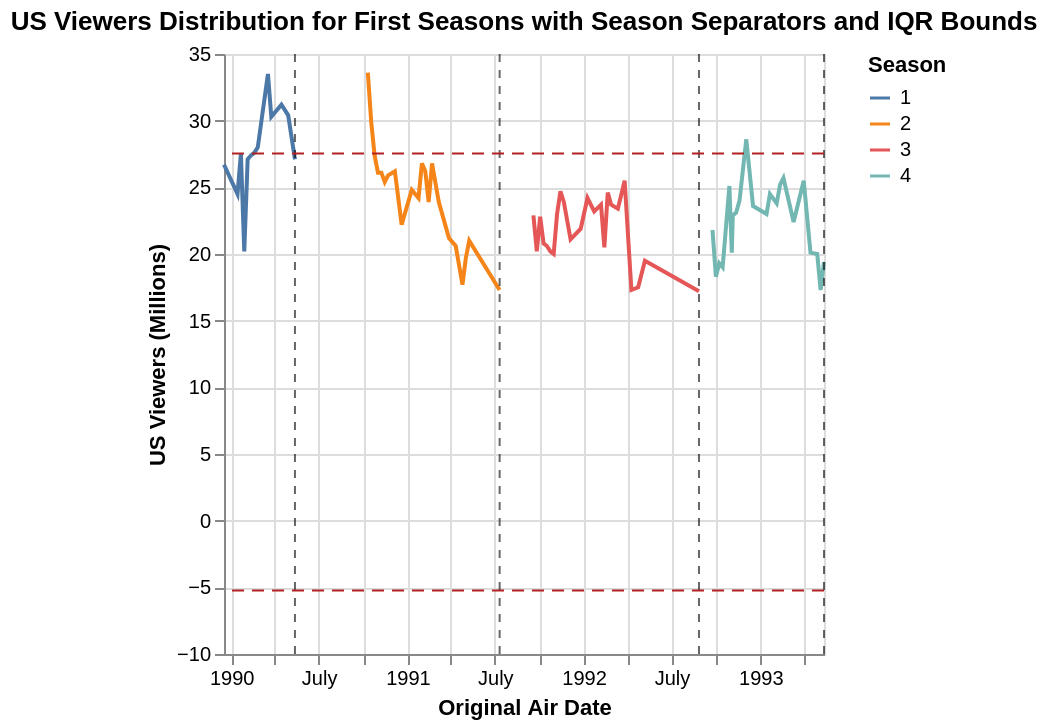

Notebook code cell kept with this figure:
### Code cell
# Ensure IQR bounds for viewers exist
if "lb" not in globals() or "ub" not in globals():
    outliers_viewers = count_outliers_iqr(df, "us_viewers_in_millions")
    lb = outliers_viewers[2]
    ub = outliers_viewers[3]

first_seasons = df[df["season"] < 5].copy()
first_seasons = first_seasons.sort_values(["season", "original_air_date"])

# Connect lines by removing null viewer values
line = (
    alt.Chart(first_seasons)
    .transform_filter("isValid(datum.us_viewers_in_millions)")
    .mark_line()
    .encode(
        x=alt.X("original_air_date:T", title="Original Air Date"),
        y=alt.Y("us_viewers_in_millions:Q", title="US Viewers (Millions)"),
        color=alt.Color("season:N", title="Season")
    )
)

# Vertical separators at the last episode of each season
season_separators = alt.Chart(
    first_seasons[first_seasons["is_last_episode"] == 1]
).mark_rule(color="black", strokeDash=[4, 4], opacity=0.6).encode(
    x=alt.X("original_air_date:T")
)

# Horizontal lower/upper bounds
bounds_df = pd.DataFrame(
    {
        "bound": [lb, ub],
        "label": ["Lower bound", "Upper bound"]
    }
)
bounds = alt.Chart(bounds_df).mark_rule(color="firebrick", strokeDash=[6, 4]).encode(
    y=alt.Y("bound:Q"),
    detail="label:N",
    tooltip=["label:N", alt.Tooltip("bound:Q", format=".2f")]
 )

chart = (line + season_separators + bounds).properties(
    title="US Viewers Distribution for First Seasons with Season Separators and IQR Bounds"
 )

chart

### Figure 1 — Vega-Lite specification as saved in the notebook (floating-point values rounded to 4 significant figures)
{"config": {"view": {"continuousWidth": 300, "continuousHeight": 300}}, "layer": [{"data": {"name": "data-25d1def4d991402346eff950f33eb26d"}, "mark": {"type": "line"}, "encoding": {"color": {"field": "season", "title": "Season", "type": "nominal"}, "x": {"field": "original_air_date", "title": "Original Air Date", "type": "temporal"}, "y": {"field": "us_viewers_in_millions", "title": "US Viewers (Millions)", "type": "quantitative"}}, "transform": [{"filter": "isValid(datum.us_viewers_in_millions)"}]}, {"data": {"name": "data-8a297f69aac44b91bb11f5d307fdea2b"}, "mark": {"type": "rule", "color": "black", "opacity": 0.6, "strokeDash": [4, 4]}, "encoding": {"x": {"field": "original_air_date", "type": "temporal"}}}, {"data": {"name": "data-a21eb7a14d68d1631b75f22d06e70cc9"}, "mark": {"type": "rule", "color": "firebrick", "strokeDash": [6, 4]}, "encoding": {"detail": {"field": "label", "type": "nominal"}, "tooltip": [{"field": "label", "type": "nominal"}, {"field": "bound", "format": ".2f", "type": "quantitative"}], "y": {"field": "bound", "type": "quantitative"}}}], "title": "US Viewers Distribution for First Seasons with Season Separators and IQR Bounds", "$schema": "https://vega.github.io/schema/vega-lite/v5.20.1.json", "datasets": {"data-25d1def4d991402346eff950f33eb26d": [{"season": 1, "number_in_season": 1, "original_air_date": "1989-12-17T00:00:00", "day_aired": "Sunday", "imdb_rating": 8.2, "us_viewers_in_millions": 26.7, "views": 171400.0, "title": "Simpsons Roasting on an Open Fire", "is_last_episode": 0}, {"season": 1, "number_in_season": 2, "original_air_date": "1990-01-14T00:00:00", "day_aired": "Sunday", "imdb_rating": 7.8, "us_viewers_in_millions": 24.5, "views": 91420.0, "title": "Bart the Genius", "is_last_episode": 0}, {"season": 1, "number_in_season": 3, "original_air_date": "1990-01-21T00:00:00", "day_aired": "Sunday", "imdb_rating": 7.5, "us_viewers_in_millions": 27.5, "views": 78070.0, "title": "Homer's Odyssey", "is_last_episode": 0}, {"season": 1, "number_in_season": 4, "original_air_date": "1990-01-28T00:00:00", "day_aired": "Sunday", "imdb_rating": 7.8, "us_viewers_in_millions": 20.2, "views": 67380.0, "title": "There's No Disgrace Like Home", "is_last_episode": 0}, {"season": 1, "number_in_season": 5, "original_air_date": "1990-02-04T00:00:00", "day_aired": "Sunday", "imdb_rating": 8.1, "us_viewers_in_millions": 27.1, "views": 63130.0, "title": "Bart the General", "is_last_episode": 0}, {"season": 1, "number_in_season": 6, "original_air_date": "1990-02-11T00:00:00", "day_aired": "Sunday", "imdb_rating": 7.6, "us_viewers_in_millions": 27.4, "views": 55360.0, "title": "Moaning Lisa", "is_last_episode": 0}, {"season": 1, "number_in_season": 7, "original_air_date": "1990-02-18T00:00:00", "day_aired": "Sunday", "imdb_rating": 7.9, "us_viewers_in_millions": 27.6, "views": 57790.0, "title": "The Call of the Simpsons", "is_last_episode": 0}, {"season": 1, "number_in_season": 8, "original_air_date": "1990-02-25T00:00:00", "day_aired": "Sunday", "imdb_rating": 7.7, "us_viewers_in_millions": 28.0, "views": 66310.0, "title": "The Telltale Head", "is_last_episode": 0}, {"season": 1, "number_in_season": 9, "original_air_date": "1990-03-18T00:00:00", "day_aired": "Sunday", "imdb_rating": 7.5, "us_viewers_in_millions": 33.5, "views": 64780.0, "title": "Life on the Fast Lane", "is_last_episode": 0}, {"season": 1, "number_in_season": 10, "original_air_date": "1990-03-25T00:00:00", "day_aired": "Sunday", "imdb_rating": 7.4, "us_viewers_in_millions": 30.3, "views": 50820.0, "title": "Homer's Night Out", "is_last_episode": 0}, {"season": 1, "number_in_season": 11, "original_air_date": "1990-04-15T00:00:00", "day_aired": "Sunday", "imdb_rating": 7.8, "us_viewers_in_millions": 31.2, "views": 60460.0, "title": "The Crepes of Wrath", "is_last_episode": 0}, {"season": 1, "number_in_season": 12, "original_air_date": "1990-04-29T00:00:00", "day_aired": "Sunday", "imdb_rating": 8.3, "us_viewers_in_millions": 30.4, "views": 62560.0, "title": "Krusty Gets Busted", "is_last_episode": 0}, {"season": 1, "number_in_season": 13, "original_air_date": "1990-05-13T00:00:00", "day_aired": "Sunday", "imdb_rating": 7.9, "us_viewers_in_millions": 27.1, "views": 57590.0, "title": "Some Enchanted Evening", "is_last_episode": 1}, {"season": 2, "number_in_season": 1, "original_air_date": "1990-10-11T00:00:00", "day_aired": "Thursday", "imdb_rating": 8.2, "us_viewers_in_millions": 33.6, "views": 59580.0, "title": "Bart Gets an \"F\"", "is_last_episode": 0}, {"season": 2, "number_in_season": 2, "original_air_date": "1990-10-18T00:00:00", "day_aired": "Thursday", "imdb_rating": 8.3, "us_viewers_in_millions": 29.9, "views": 58550.0, "title": "Simpson and Delilah", "is_last_episode": 0}, {"season": 2, "number_in_season": 3, "original_air_date": "1990-10-25T00:00:00", "day_aired": "Thursday", "imdb_rating": 8.2, "us_viewers_in_millions": 27.4, "views": 130300.0, "title": "Treehouse of Horror", "is_last_episode": 0}, {"season": 2, "number_in_season": 4, "original_air_date": "1990-11-01T00:00:00", "day_aired": "Thursday", "imdb_rating": 8.1, "us_viewers_in_millions": 26.1, "views": 64960.0, "title": "Two Cars in Every Garage and Three Eyes on Every Fish", "is_last_episode": 0}, {"season": 2, "number_in_season": 5, "original_air_date": "1990-11-08T00:00:00", "day_aired": "Thursday", "imdb_rating": 7.5, "us_viewers_in_millions": 26.1, "views": 49000.0, "title": "Dancin' Homer", "is_last_episode": 0}, {"season": 2, "number_in_season": 6, "original_air_date": "1990-11-15T00:00:00", "day_aired": "Thursday", "imdb_rating": 8.0, "us_viewers_in_millions": 25.4, "views": 50690.0, "title": "Dead Putting Society", "is_last_episode": 0}, {"season": 2, "number_in_season": 7, "original_air_date": "1990-11-22T00:00:00", "day_aired": "Thursday", "imdb_rating": 7.7, "us_viewers_in_millions": 25.9, "views": 47540.0, "title": "Bart vs. Thanksgiving", "is_last_episode": 0}, {"season": 2, "number_in_season": 8, "original_air_date": "1990-12-06T00:00:00", "day_aired": "Thursday", "imdb_rating": 8.4, "us_viewers_in_millions": 26.2, "views": 57600.0, "title": "Bart the Daredevil", "is_last_episode": 0}, {"season": 2, "number_in_season": 9, "original_air_date": "1990-12-20T00:00:00", "day_aired": "Thursday", "imdb_rating": 8.1, "us_viewers_in_millions": 22.2, "views": 55410.0, "title": "Itchy & Scratchy & Marge", "is_last_episode": 0}, {"season": 2, "number_in_season": 10, "original_air_date": "1991-01-10T00:00:00", "day_aired": "Thursday", "imdb_rating": 7.8, "us_viewers_in_millions": 24.8, "views": 56490.0, "title": "Bart Gets Hit by a Car", "is_last_episode": 0}, {"season": 2, "number_in_season": 11, "original_air_date": "1991-01-24T00:00:00", "day_aired": "Thursday", "imdb_rating": 8.8, "us_viewers_in_millions": 24.2, "views": 50210.0, "title": "One Fish, Two Fish, Blowfish, Blue Fish", "is_last_episode": 0}, {"season": 2, "number_in_season": 12, "original_air_date": "1991-01-31T00:00:00", "day_aired": "Thursday", "imdb_rating": 8.2, "us_viewers_in_millions": 26.8, "views": 51180.0, "title": "The Way We Was", "is_last_episode": 0}, {"season": 2, "number_in_season": 13, "original_air_date": "1991-02-07T00:00:00", "day_aired": "Thursday", "imdb_rating": 8.0, "us_viewers_in_millions": 26.2, "views": 58280.0, "title": "Homer vs. Lisa and the 8th Commandment", "is_last_episode": 0}, {"season": 2, "number_in_season": 14, "original_air_date": "1991-02-14T00:00:00", "day_aired": "Thursday", "imdb_rating": 7.5, "us_viewers_in_millions": 23.9, "views": 46820.0, "title": "Principal Charming", "is_last_episode": 0}, {"season": 2, "number_in_season": 15, "original_air_date": "1991-02-21T00:00:00", "day_aired": "Thursday", "imdb_rating": 8.2, "us_viewers_in_millions": 26.8, "views": 47430.0, "title": "Oh Brother, Where Art Thou?", "is_last_episode": 0}, {"season": 2, "number_in_season": 16, "original_air_date": "1991-03-07T00:00:00", "day_aired": "Thursday", "imdb_rating": 7.5, "us_viewers_in_millions": 23.9, "views": 47780.0, "title": "Bart's Dog Gets an \"F\"", "is_last_episode": 0}, {"season": 2, "number_in_season": 17, "original_air_date": "1991-03-28T00:00:00", "day_aired": "Thursday", "imdb_rating": 7.6, "us_viewers_in_millions": 21.2, "views": 44330.0, "title": "Old Money", "is_last_episode": 0}, {"season": 2, "number_in_season": 18, "original_air_date": "1991-04-11T00:00:00", "day_aired": "Thursday", "imdb_rating": 8.0, "us_viewers_in_millions": 20.6, "views": 58560.0, "title": "Brush with Greatness", "is_last_episode": 0}, {"season": 2, "number_in_season": 19, "original_air_date": "1991-04-25T00:00:00", "day_aired": "Thursday", "imdb_rating": 8.5, "us_viewers_in_millions": 17.7, "views": 52770.0, "title": "Lisa's Substitute", "is_last_episode": 0}, {"season": 2, "number_in_season": 20, "original_air_date": "1991-05-02T00:00:00", "day_aired": "Thursday", "imdb_rating": 7.9, "us_viewers_in_millions": 19.7, "views": 52000.0, "title": "The War of the Simpsons", "is_last_episode": 0}, {"season": 2, "number_in_season": 21, "original_air_date": "1991-05-09T00:00:00", "day_aired": "Thursday", "imdb_rating": 8.4, "us_viewers_in_millions": 21.0, "views": 50400.0, "title": "Three Men and a Comic Book", "is_last_episode": 0}, {"season": 2, "number_in_season": 22, "original_air_date": "1991-07-11T00:00:00", "day_aired": "Thursday", "imdb_rating": 8.0, "us_viewers_in_millions": 17.3, "views": 52830.0, "title": "Blood Feud", "is_last_episode": 1}, {"season": 3, "number_in_season": 1, "original_air_date": "1991-09-19T00:00:00", "day_aired": "Thursday", "imdb_rating": 8.6, "us_viewers_in_millions": 22.9, "views": 55240.0, "title": "Stark Raving Dad", "is_last_episode": 0}, {"season": 3, "number_in_season": 2, "original_air_date": "1991-09-26T00:00:00", "day_aired": "Thursday", "imdb_rating": 7.7, "us_viewers_in_millions": 20.2, "views": 52100.0, "title": "Mr. Lisa Goes to Washington", "is_last_episode": 0}, {"season": 3, "number_in_season": 3, "original_air_date": "1991-10-03T00:00:00", "day_aired": "Thursday", "imdb_rating": 8.2, "us_viewers_in_millions": 22.8, "views": 53500.0, "title": "When Flanders Failed", "is_last_episode": 0}, {"season": 3, "number_in_season": 4, "original_air_date": "1991-10-10T00:00:00", "day_aired": "Thursday", "imdb_rating": 8.7, "us_viewers_in_millions": 20.8, "views": 64340.0, "title": "Bart the Murderer", "is_last_episode": 0}, {"season": 3, "number_in_season": 5, "original_air_date": "1991-10-17T00:00:00", "day_aired": "Thursday", "imdb_rating": 8.5, "us_viewers_in_millions": 20.6, "views": 50600.0, "title": "Homer Defined", "is_last_episode": 0}, {"season": 3, "number_in_season": 6, "original_air_date": "1991-10-24T00:00:00", "day_aired": "Thursday", "imdb_rating": 7.7, "us_viewers_in_millions": 20.2, "views": 45590.0, "title": "Like Father, Like Clown", "is_last_episode": 0}, {"season": 3, "number_in_season": 7, "original_air_date": "1991-10-31T00:00:00", "day_aired": "Thursday", "imdb_rating": 8.2, "us_viewers_in_millions": 20.0, "views": 103000.0, "title": "Treehouse of Horror II", "is_last_episode": 0}, {"season": 3, "number_in_season": 8, "original_air_date": "1991-11-07T00:00:00", "day_aired": "Thursday", "imdb_rating": 7.9, "us_viewers_in_millions": 23.0, "views": 53090.0, "title": "Lisa's Pony", "is_last_episode": 0}, {"season": 3, "number_in_season": 9, "original_air_date": "1991-11-14T00:00:00", "day_aired": "Thursday", "imdb_rating": 7.9, "us_viewers_in_millions": 24.7, "views": 55810.0, "title": "Saturdays of Thunder", "is_last_episode": 0}, {"season": 3, "number_in_season": 10, "original_air_date": "1991-11-21T00:00:00", "day_aired": "Thursday", "imdb_rating": 8.8, "us_viewers_in_millions": 23.9, "views": 58970.0, "title": "Flaming Moe's", "is_last_episode": 0}, {"season": 3, "number_in_season": 11, "original_air_date": "1991-12-05T00:00:00", "day_aired": "Thursday", "imdb_rating": 8.2, "us_viewers_in_millions": 21.1, "views": 55990.0, "title": "Burns Verkaufen der Kraftwerk", "is_last_episode": 0}, {"season": 3, "number_in_season": 12, "original_air_date": "1991-12-26T00:00:00", "day_aired": "Thursday", "imdb_rating": 8.2, "us_viewers_in_millions": 21.9, "views": 47880.0, "title": "I Married Marge", "is_last_episode": 0}, {"season": 3, "number_in_season": 13, "original_air_date": "1992-01-09T00:00:00", "day_aired": "Thursday", "imdb_rating": 8.5, "us_viewers_in_millions": 24.2, "views": 58920.0, "title": "Radio Bart", "is_last_episode": 0}, {"season": 3, "number_in_season": 14, "original_air_date": "1992-01-23T00:00:00", "day_aired": "Thursday", "imdb_rating": 8.0, "us_viewers_in_millions": 23.2, "views": 49460.0, "title": "Lisa the Greek", "is_last_episode": 0}, {"season": 3, "number_in_season": 15, "original_air_date": "1992-02-06T00:00:00", "day_aired": "Thursday", "imdb_rating": 8.0, "us_viewers_in_millions": 23.7, "views": 58990.0, "title": "Homer Alone", "is_last_episode": 0}, {"season": 3, "number_in_season": 16, "original_air_date": "1992-02-13T00:00:00", "day_aired": "Thursday", "imdb_rating": 8.3, "us_viewers_in_millions": 20.5, "views": 53120.0, "title": "Bart the Lover", "is_last_episode": 0}, {"season": 3, "number_in_season": 17, "original_air_date": "1992-02-20T00:00:00", "day_aired": "Thursday", "imdb_rating": 8.6, "us_viewers_in_millions": 24.6, "views": 72380.0, "title": "Homer at the Bat", "is_last_episode": 0}, {"season": 3, "number_in_season": 18, "original_air_date": "1992-02-27T00:00:00", "day_aired": "Thursday", "imdb_rating": 8.2, "us_viewers_in_millions": 23.7, "views": 61510.0, "title": "Separate Vocations", "is_last_episode": 0}, {"season": 3, "number_in_season": 19, "original_air_date": "1992-03-12T00:00:00", "day_aired": "Thursday", "imdb_rating": 7.7, "us_viewers_in_millions": 23.4, "views": 49660.0, "title": "Dog of Death", "is_last_episode": 0}, {"season": 3, "number_in_season": 20, "original_air_date": "1992-03-26T00:00:00", "day_aired": "Thursday", "imdb_rating": 7.9, "us_viewers_in_millions": 25.5, "views": 46900.0, "title": "Colonel Homer", "is_last_episode": 0}, {"season": 3, "number_in_season": 21, "original_air_date": "1992-04-09T00:00:00", "day_aired": "Thursday", "imdb_rating": 8.2, "us_viewers_in_millions": 17.3, "views": 57580.0, "title": "Black Widower", "is_last_episode": 0}, {"season": 3, "number_in_season": 22, "original_air_date": "1992-04-23T00:00:00", "day_aired": "Thursday", "imdb_rating": 7.7, "us_viewers_in_millions": 17.5, "views": 50070.0, "title": "The Otto Show", "is_last_episode": 0}, {"season": 3, "number_in_season": 23, "original_air_date": "1992-05-07T00:00:00", "day_aired": "Thursday", "imdb_rating": 7.8, "us_viewers_in_millions": 19.5, "views": 48060.0, "title": "Bart's Friend Falls in Love", "is_last_episode": 0}, {"season": 3, "number_in_season": 24, "original_air_date": "1992-08-27T00:00:00", "day_aired": "Thursday", "imdb_rating": 8.2, "us_viewers_in_millions": 17.2, "views": 50940.0, "title": "Brother, Can You Spare Two Dimes?", "is_last_episode": 1}, {"season": 4, "number_in_season": 1, "original_air_date": "1992-09-24T00:00:00", "day_aired": "Thursday", "imdb_rating": 8.4, "us_viewers_in_millions": 21.8, "views": 67080.0, "title": "Kamp Krusty", "is_last_episode": 0}, {"season": 4, "number_in_season": 2, "original_air_date": "1992-10-01T00:00:00", "day_aired": "Thursday", "imdb_rating": 8.1, "us_viewers_in_millions": 18.3, "views": 54490.0, "title": "A Streetcar Named Marge", "is_last_episode": 0}, {"season": 4, "number_in_season": 3, "original_air_date": "1992-10-08T00:00:00", "day_aired": "Thursday", "imdb_rating": 9.0, "us_viewers_in_millions": 19.3, "views": 64600.0, "title": "Homer the Heretic", "is_last_episode": 0}, {"season": 4, "number_in_season": 4, "original_air_date": "1992-10-15T00:00:00", "day_aired": "Thursday", "imdb_rating": 7.8, "us_viewers_in_millions": 19.0, "views": 52200.0, "title": "Lisa the Beauty Queen", "is_last_episode": 0}, {"season": 4, "number_in_season": 5, "original_air_date": "1992-10-29T00:00:00", "day_aired": "Thursday", "imdb_rating": 8.4, "us_viewers_in_millions": 25.1, "views": 108200.0, "title": "Treehouse of Horror III", "is_last_episode": 0}, {"season": 4, "number_in_season": 6, "original_air_date": "1992-11-03T00:00:00", "day_aired": "Tuesday", "imdb_rating": 8.2, "us_viewers_in_millions": 20.1, "views": 55740.0, "title": "Itchy & Scratchy: The Movie", "is_last_episode": 0}, {"season": 4, "number_in_season": 7, "original_air_date": "1992-11-05T00:00:00", "day_aired": "Thursday", "imdb_rating": 7.8, "us_viewers_in_millions": 22.9, "views": 69530.0, "title": "Marge Gets a Job", "is_last_episode": 0}, {"season": 4, "number_in_season": 8, "original_air_date": "1992-11-12T00:00:00", "day_aired": "Thursday", "imdb_rating": 8.2, "us_viewers_in_millions": 23.1, "views": 54560.0, "title": "New Kid on the Block", "is_last_episode": 0}, {"season": 4, "number_in_season": 9, "original_air_date": "1992-11-19T00:00:00", "day_aired": "Thursday", "imdb_rating": 8.8, "us_viewers_in_millions": 24.0, "views": 63560.0, "title": "Mr. Plow", "is_last_episode": 0}, {"season": 4, "number_in_season": 10, "original_air_date": "1992-12-03T00:00:00", "day_aired": "Thursday", "imdb_rating": 8.5, "us_viewers_in_millions": 28.6, "views": 62070.0, "title": "Lisa's First Word", "is_last_episode": 0}, {"season": 4, "number_in_season": 11, "original_air_date": "1992-12-17T00:00:00", "day_aired": "Thursday", "imdb_rating": 8.7, "us_viewers_in_millions": 23.6, "views": 57400.0, "title": "Homer's Triple Bypass", "is_last_episode": 0}, {"season": 4, "number_in_season": 12, "original_air_date": "1993-01-14T00:00:00", "day_aired": "Thursday", "imdb_rating": 9.0, "us_viewers_in_millions": 23.0, "views": 88170.0, "title": "Marge vs. the Monorail", "is_last_episode": 0}, {"season": 4, "number_in_season": 13, "original_air_date": "1993-01-21T00:00:00", "day_aired": "Thursday", "imdb_rating": 8.0, "us_viewers_in_millions": 24.5, "views": 56400.0, "title": "Selma's Choice", "is_last_episode": 0}, {"season": 4, "number_in_season": 14, "original_air_date": "1993-02-04T00:00:00", "day_aired": "Thursday", "imdb_rating": 8.1, "us_viewers_in_millions": 23.8, "views": 59040.0, "title": "Brother from the Same Planet", "is_last_episode": 0}, {"season": 4, "number_in_season": 15, "original_air_date": "1993-02-11T00:00:00", "day_aired": "Thursday", "imdb_rating": 8.3, "us_viewers_in_millions": 25.2, "views": 62310.0, "title": "I Love Lisa", "is_last_episode": 0}, {"season": 4, "number_in_season": 16, "original_air_date": "1993-02-18T00:00:00", "day_aired": "Thursday", "imdb_rating": 8.3, "us_viewers_in_millions": 25.7, "views": 84870.0, "title": "Duffless", "is_last_episode": 0}, {"season": 4, "number_in_season": 17, "original_air_date": "1993-03-11T00:00:00", "day_aired": "Thursday", "imdb_rating": 9.0, "us_viewers_in_millions": 22.4, "views": 71910.0, "title": "Last Exit to Springfield", "is_last_episode": 0}, {"season": 4, "number_in_season": 18, "original_air_date": "1993-04-01T00:00:00", "day_aired": "Thursday", "imdb_rating": 7.2, "us_viewers_in_millions": 25.5, "views": 49140.0, "title": "So It's Come to This: A Simpsons Clip Show", "is_last_episode": 0}, {"season": 4, "number_in_season": 19, "original_air_date": "1993-04-15T00:00:00", "day_aired": "Thursday", "imdb_rating": 8.1, "us_viewers_in_millions": 20.1, "views": 53400.0, "title": "The Front", "is_last_episode": 0}, {"season": 4, "number_in_season": 20, "original_air_date": "1993-04-29T00:00:00", "day_aired": "Thursday", "imdb_rating": 8.1, "us_viewers_in_millions": 20.0, "views": 60740.0, "title": "Whacking Day", "is_last_episode": 0}, {"season": 4, "number_in_season": 21, "original_air_date": "1993-05-06T00:00:00", "day_aired": "Thursday", "imdb_rating": 7.7, "us_viewers_in_millions": 17.3, "views": 68690.0, "title": "Marge in Chains", "is_last_episode": 0}, {"season": 4, "number_in_season": 22, "original_air_date": "1993-05-13T00:00:00", "day_aired": "Thursday", "imdb_rating": 8.2, "us_viewers_in_millions": 19.4, "views": 59950.0, "title": "Krusty Gets Kancelled", "is_last_episode": 1}], "data-8a297f69aac44b91bb11f5d307fdea2b": [{"season": 1, "number_in_season": 13, "original_air_date": "1990-05-13T00:00:00", "day_aired": "Sunday", "imdb_rating": 7.9, "us_viewers_in_millions": 27.1, "views": 57590.0, "title": "Some Enchanted Evening", "is_last_episode": 1}, {"season": 2, "number_in_season": 22, "original_air_date": "1991-07-11T00:00:00", "day_aired": "Thursday", "imdb_rating": 8.0, "us_viewers_in_millions": 17.3, "views": 52830.0, "title": "Blood Feud", "is_last_episode": 1}, {"season": 3, "number_in_season": 24, "original_air_date": "1992-08-27T00:00:00", "day_aired": "Thursday", "imdb_rating": 8.2, "us_viewers_in_millions": 17.2, "views": 50940.0, "title": "Brother, Can You Spare Two Dimes?", "is_last_episode": 1}, {"season": 4, "number_in_season": 22, "original_air_date": "1993-05-13T00:00:00", "day_aired": "Thursday", "imdb_rating": 8.2, "us_viewers_in_millions": 19.4, "views": 59950.0, "title": "Krusty Gets Kancelled", "is_last_episode": 1}], "data-a21eb7a14d68d1631b75f22d06e70cc9": [{"bound": -5.238, "label": "Lower bound"}, {"bound": 27.54, "label": "Upper bound"}]}}
